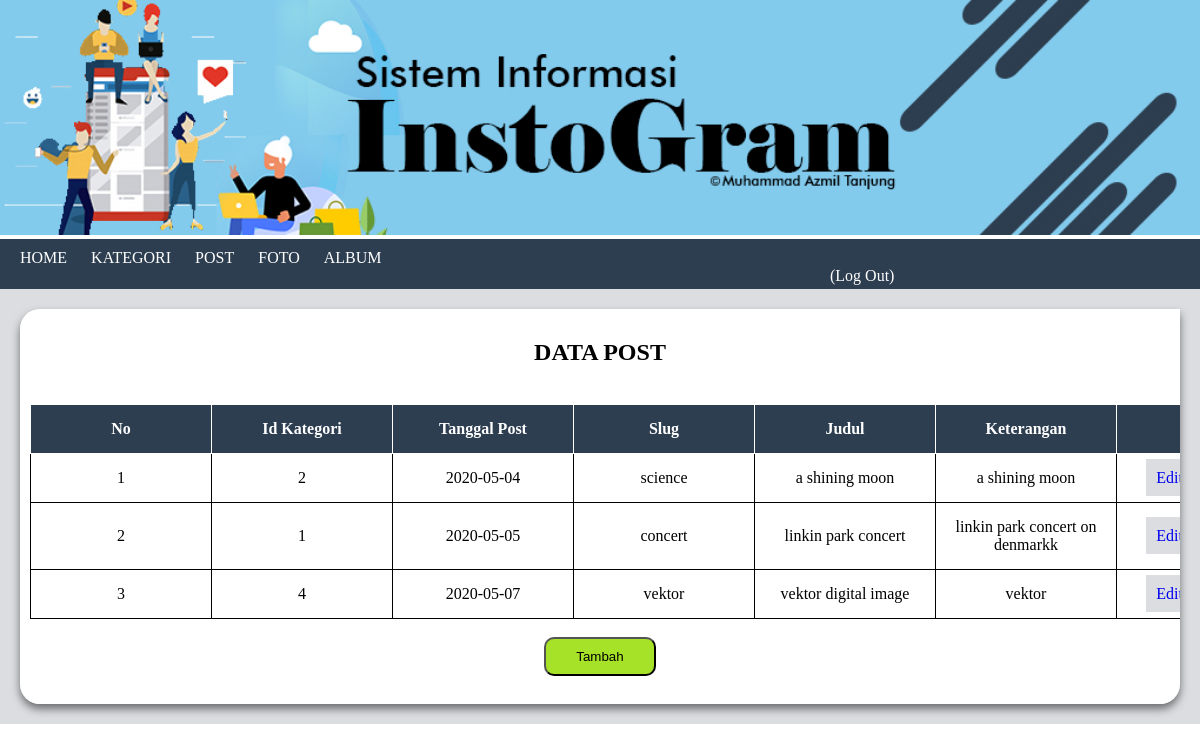
The page /index2.php?halaman=post_tampil on the database its author committed.
### tables this page shows
CREATE TABLE `tb_post` (
  `post_id` int(11) NOT NULL,
  `cat_id` int(11) DEFAULT NULL,
  `post_date` date NOT NULL,
  `post_slug` varchar(25) NOT NULL,
  `post_title` varchar(100) NOT NULL,
  `post_text` text NOT NULL
);

CREATE TABLE `tb_category` (
  `cat_id` int(11) NOT NULL,
  `cat_nama` varchar(50) NOT NULL,
  `cat_text` varchar(255) NOT NULL
);

### index2.php (called while the page is built, shortened)
<?php
include_once "app/Controller.php";
include_once "layout/index.php";

### app/Controller.php (called while the page is built, shortened)
<?php
class Controller{
	public function __construct() {
		try {
			$this->db = new PDO("mysql:host=localhost;dbname=db_uts6", "root", "");
		} catch (Exception $e) {
			die("error! " . $e->getMessage());
		}
  	}
}

### app/Post.php (called while the page is built, shortened)
<?php
class Post extends Controller{
	public function tampil()
	{
		$sql= "SELECT * FROM tb_post
		JOIN tb_category ON tb_post.cat_id = tb_category.cat_id";
		$stmt= $this->db->prepare($sql);
		$stmt->execute();
		$data = [];
		while ($rows = $stmt->fetch()){
			$data[] = $rows;
		}
		return $data;
	}
}
 ?>

### post_tampil.php (the view, shortened to what this page needs)
<?php
include_once "app/Post.php";
$post = new app\Post();
$rows = $post->tampil();
?>
<html>
	<head>
	<link rel="stylesheet"href="<?php echo ASSET; ?>css/style.css">
	</head>
<body>
	<div class="utama">
	<div class="isi">
			<h2 align="center">DATA POST</h2>
			<br>
			<thead>
			<table align="center">
				<div class="tr1">
				<tr>
					<th>No</th>
					<th>Id Kategori</th>
					<th>Tanggal Post</th>
					<th>Slug</th>
					<th>Judul</th>
					<th>Keterangan</th>
					<th>Aksi</th>
				</tr>
				</div>
			</thead>
				<?php
				$no = 1;
				?>
				<?php foreach ($rows as $row) { ?>
			<tbody>
				<tr>
					<td><?php echo $no++?></td>
					<td><?php echo $row['cat_id']; ?></td>
					<td><?php echo $row['post_date']; ?></td>
					<td><?php echo $row['post_slug']; ?></td>
					<td><?php echo $row['post_title']; ?></td>
					<td><?php echo $row['post_text']; ?></td>
					<td width="90px" align="center">
					<a class="edit" href="index2.php?halaman=post_edit&id=<?php echo $row['post_id']; ?>">Edit</a>
					</td>
				</tr>
			</tbody>
			<?php } ?>
			<br>
			<div align="center">
			<a href="index2.php?halaman=post_input">
			<button class="input">Tambah</button>
			</a>
			</div>
			<br>
</div>
</body>
</html>

### layout/index.php (shortened to what this page needs)
<!DOCTYPE html>
<html>
<head>
</head>
<body>
	<div class="header">
		<?php include "header.php"; ?>
		<?php include "navbar.php"; ?>
	</div>
	<div class="isimenu">
		<?php
			if (isset($_GET['halaman']))
			{
				include $_GET['halaman'] . ".php";
			}else {
				include "awal.php";
			}
		 ?>
		</div>
</body>
</html>
<link rel="stylesheet" type="text/css" href="../layout/assets/css/style.css">

### header.php
<link rel="stylesheet"href="<?php echo ASSET; ?>css/nav.css">
<div class="kepala">
			<img src="<?php echo ASSET; ?>images/head.jpg">
</div>

### navbar.php (shortened to what this page needs)
<link rel="stylesheet" type="text/css" href="<?php echo ASSET; ?>css/nav.css">
<div class="header">
	<div class="nav">
		<a href="index2.php">HOME</a>
		<a href="index2.php?halaman=kategori_tampil">KATEGORI</a>
		<a href="index2.php?halaman=post_tampil">POST</a>
		<a href="index2.php?halaman=photos_tampil">FOTO</a>
		<a href="index2.php?halaman=album_tampil">ALBUM</a>
		<a style="padding-left: 830px;" href="index2.php?halaman=logout"><?php echo $_SESSION['user_nama']; ?> (Log Out)</a>
	</div>
</div>

### layout/assets/css/nav.css (style rules this page uses)
body { padding: 0; margin: 0; }
.nav { width: 100%; min-height: 40px; background-color: #2D3E50; padding-top: 10px; }
.nav a { color: #fff; padding-left: 20px; text-decoration: none; font-family: 'Baloo Da 2', cursive; }
.kepala img { width: 100%; }

### layout/assets/css/style.css (style rules this page uses)
.utama { padding: 20px; }
.isi { background-color: #fff; padding: 10px; border-radius: 20px 0px 20px 20px; box-shadow: 0 5px 9px 0px rgba(0, 0, 0, 0.5); overflow: auto; }
.isimenu { background-color: #DBDDE0; }
table, tr,td, th { border : 1px solid; text-align: center; border-collapse: collapse; padding:15px; }
th { background-color: #2D3E50; color: #fff; min-width: 150px; }
.edit { padding: 10px; background-color: #DBDDE0; text-decoration: none; }
.input { padding: 10px 30px 10px 30px; border-radius: 10px; background-color: #A6E228; }

### rows shown on the page
tb_post: cat.cat_id "2", post_date "2020-05-04", post_slug "science", post_title "a shining moon", post_text "a shining moon"
tb_post: cat.cat_id "1", post_date "2020-05-05", post_slug "concert", post_title "linkin park concert", post_text "linkin park concert on denmarkk"
tb_post: cat.cat_id "4", post_date "2020-05-07", post_slug "vektor", post_title "vektor digital image", post_text "vektor"
